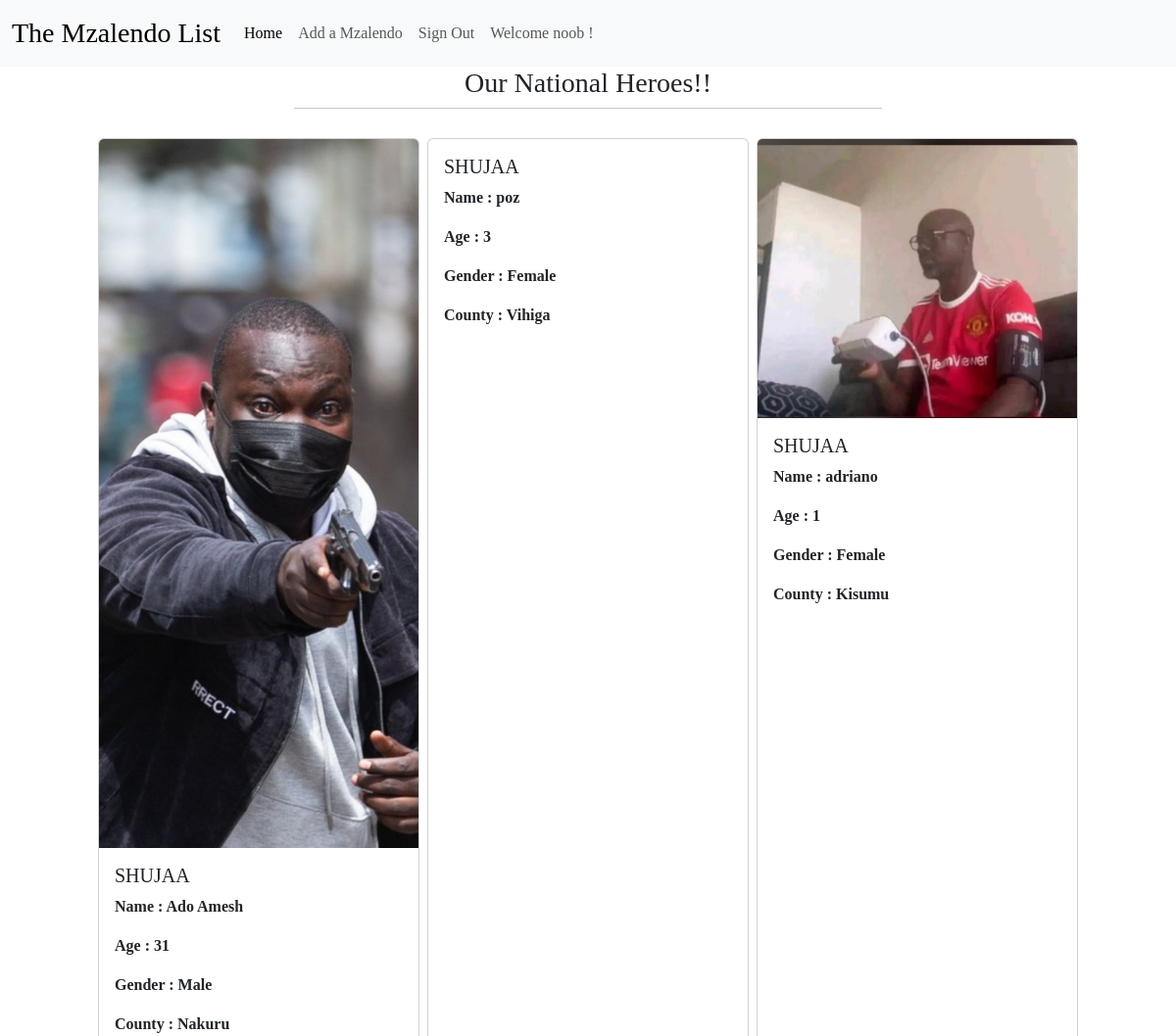
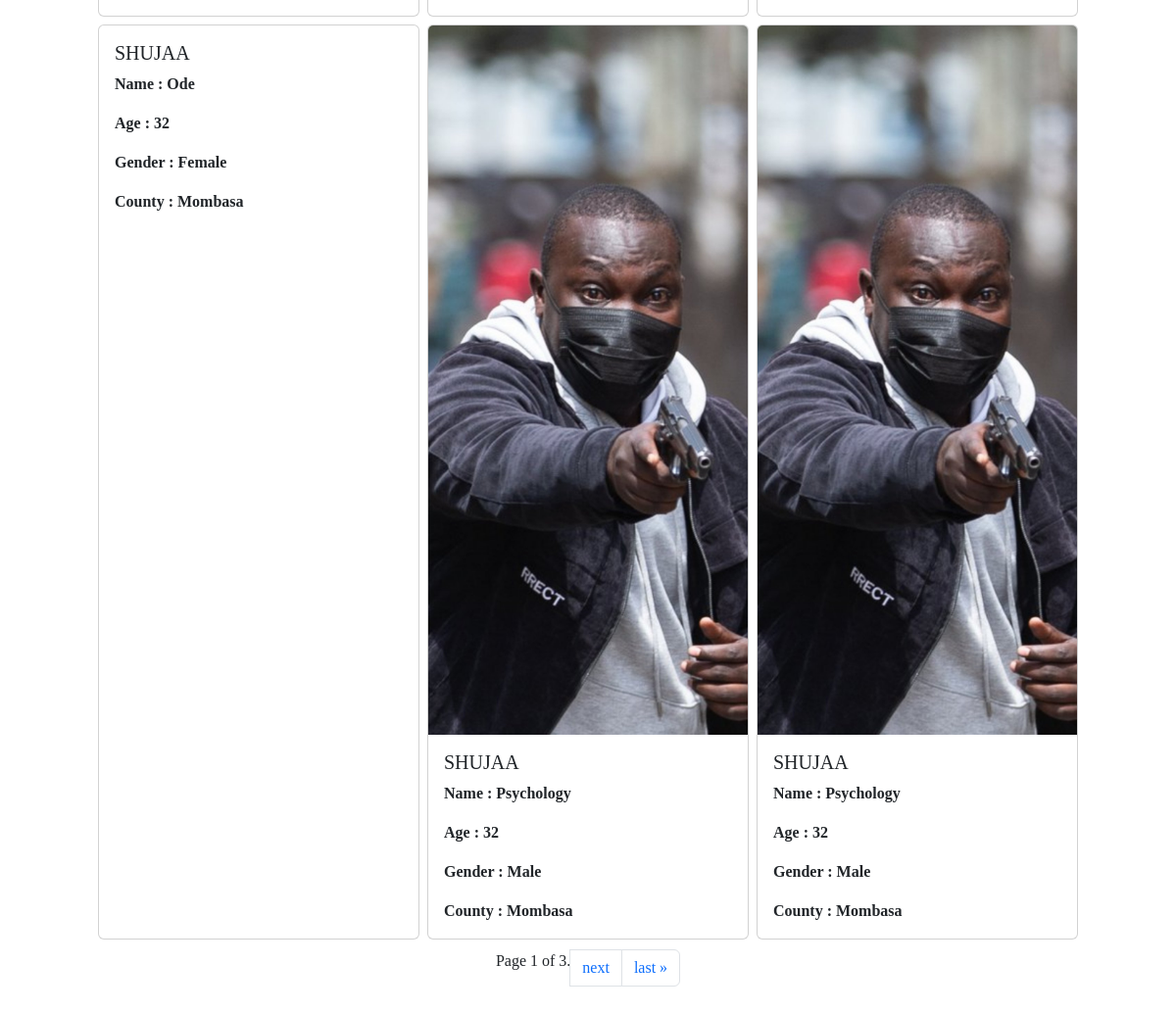
The app's page / (signed in) with its own data (2 pictures, top to bottom).
### home/models.py (models this page shows, shortened)
class Mzalendo(models.Model):
    name = models.CharField(max_length=200)
    gender = models.CharField(max_length=50, choices=SEX, blank=True, null=True)
    county = models.CharField(max_length=150, choices=COUNTIES, blank=True, null=True)
    age = models.IntegerField(blank=True, null=True)
    life = models.TextField(blank=True, null=True)
    dod = models.DateField('Date Deceased', blank=True, null=True)
    author = models.CharField(max_length=255)
    cover = models.ImageField(upload_to="covers/", blank=True, verbose_name="Cover Image")
    image_thumbnail = ImageSpecField(source='cover',
                                      processors=[ResizeToFill(150, 150)],
                                      format='JPEG',
                                      options={'quality': 60})
    date_created = models.DateTimeField(auto_now_add=True, editable=False)
    updated_by = models.ForeignKey(
        User, on_delete=models.CASCADE, related_name="mzalendo_updatedby", null=True, blank=True
    )
    hit_count_generic = GenericRelation(
                HitCount,
                object_id_field='object_pk',
                related_query_name='hit_count_generic_relation'
                )
    objects = CustomMzalendoManager()
    def generate_slug(instance):
        return f"{instance.age}-{instance.name}-{instance.county}"
    slug = AutoSlugField(unique=True, always_update=False, populate_from=generate_slug)
    updated_at = models.DateTimeField(auto_now=True, editable=False)
    approved = models.BooleanField(default=False)
    class Meta:
        ordering = ['-date_created']

### home/views.py (the view)
# urls.py: path('', views.mzalendo_list_view, name='index'),
def mzalendo_list_view(request):
    mzalendo_list = Mzalendo.objects.all()
    paginator = Paginator(mzalendo_list, 6)  # Show 10 mzalendos per page
    page_number = request.GET.get('page')
    page_obj = paginator.get_page(page_number)
    return render(request, 'mzalendo/mzalendo_list.html', {'page_obj': page_obj, 'mzalendo': mzalendo_list})

### home/models.py (called while the page is built)
    def get_queryset(self):
        return super().get_queryset().order_by('-date_created')

### home/templates/mzalendo/mzalendo_list.html (shortened to what this page needs)
{% extends "../base.html" %}
{% load static %}
{% load humanize %}
{% block content %}
    {% include "../navbar.html" %}
    <h3 style="text-align: center;">Our National Heroes!!</h3>
    <hr style="width: 50%; margin: 0 auto;">
    <section id="mzalendo-list">
    <div class="row row-cols-1 row-cols-md-3 g-2">
        {% for mzalendo in page_obj %}
            {% include "partials/mzalendo.html" %}
        {% empty %}
            <p style="text-align: center;">No mzalendo posted yet 🙈</p>
        {% endfor %}
    </div>
    <div class="pag-navigation">
        <ul class="pagination justify-content-center">
            <li class="page-item active">
                <span class="sr-only">
                    Page {{ page_obj.number }} of {{ page_obj.paginator.num_pages }}.
                </span>
            </li>
            {% if page_obj.has_next %}
                <li class="page-item">
                    <a class="page-link" href="?page={{ page_obj.next_page_number }}">next</a>
                </li>
                <li class="page-item">
                    <a class="page-link" href="?page={{ page_obj.paginator.num_pages }}">last &raquo;</a>
                </li>
            {% endif %}
        </ul>
    </div>
    </section>
{% endblock %}

### home/templates/navbar.html (shortened to what this page needs)
<nav class="navbar navbar-expand-lg bg-body-tertiary mx-auto">
    <div class="container-fluid">
      <a class="navbar-brand logo fs-3" href="#">The Mzalendo List</a>
      <div class="collapse navbar-collapse" id="navbarNavDropdown">
        <ul class="navbar-nav">
        {% if request.user.is_authenticated %}
            <li class="nav-item">
                <a class="nav-link active" aria-current="page" href="{% url 'mzalendo:mzalendo_list' %}">Home</a>
            </li>
            <li class="nav-item">
                <a class="nav-link" href="{% url 'mzalendo:mzalendo_create' %}">Add a Mzalendo</a>
            </li>
            <li class="nav-item">
                <a class="nav-link" href="/logout">  Sign Out </a>
            </li>
            <li class="nav-item ml-auto">
                <a class="nav-link">Welcome {{ request.user }} !</a>
            </li>
        {% endif %}
        </ul>
      </div>
    </div>
  </nav>

### home/templates/partials/mzalendo.html
{% load humanize %}
{% load hitcount_tags %}
    <div class="col">
      <div class="card h-100">
        {% if mzalendo.cover %}
        <img src="{{ mzalendo.cover.url }}" alt="Cover Image" class="card-img-top">
        {% endif %}
        <div class="card-body">
          <h5 class="card-title"> SHUJAA </b></h5>
          <p class="card-text"><a class="page-link" href="{% url 'mzalendo:mzalendo_detail' mzalendo.pk %}"><b>Name : {{ mzalendo.name }}</b></a></p>
          <p class="card-text"><b>Age : {{ mzalendo.age }}</b></p>
          <p class="card-text"><b>Gender : {{ mzalendo.gender }}</b></p>
          <p class="card-text"><b>County : {{ mzalendo.county }}</b></p>
        </div>
      </div>
    </div>

### home/static/css/main.css (style rules this page uses)
* { margin: 0; padding: 0; box-sizing: border-box; font-family: "Georgia", Georgia Bold; }
#mzalendo-list { max-width: 1000px; border-radius: 4px; margin: 30px auto; display: flex; flex-wrap: wrap; justify-content: space-around; }
.pag-navigation { margin: 10px; }

### records on screen
Mzalendo: cover (picture), name "Ado Amesh", age "31", gender "Male", county "Nakuru"
Mzalendo: name "poz", age "3", gender "Female", county "Vihiga"
Mzalendo: cover (picture), name "adriano", age "1", gender "Female", county "Kisumu"
Mzalendo: name "Ode", age "32", gender "Female", county "Mombasa"
Mzalendo: cover (picture), name "Psychology", age "32", gender "Male", county "Mombasa"
Mzalendo: cover (picture), name "Psychology", age "32", gender "Male", county "Mombasa"

### other values on screen
{{ request.user }} "noob"
{{ page_obj.number }} "1"
{{ page_obj.paginator.num_pages }} "3"
